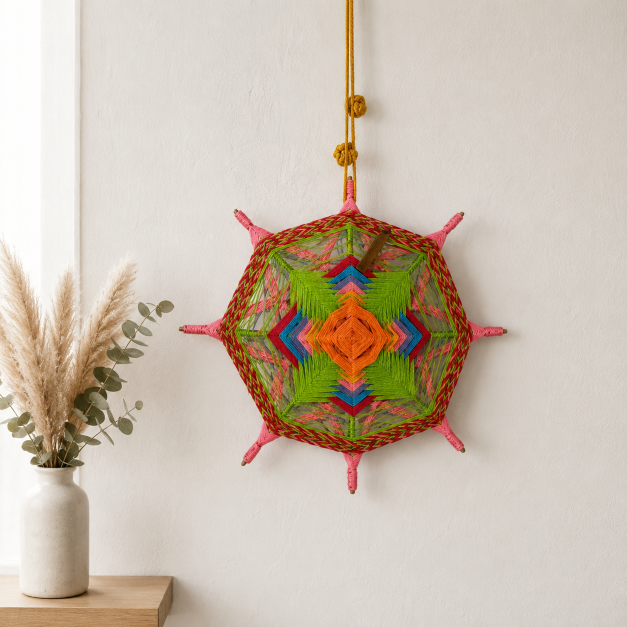
#> input picture Productos_img/atrapasuenos de pared.png, 1254 x 1254 px (shown at 1/2 size)
$ python -i generate_posts.py   (imports and definitions only)
#> lines starting #> are read from the running program, lines starting #| are printed output that depends on the picture
#> further down, picture is the input picture: PIL image 1254x1254 RGB; mean R, G, B 203.4, 190.4, 175.1
import os
from PIL import Image, ImageDraw, ImageFont, ImageFilter, ImageEnhance

# [3 lines not run here, left out]

W, H = 1080, 1350
bg_color = (248, 247, 244) # Warm Alabaster
charcoal = (42, 42, 42)
taupe = (140, 118, 97)
pebble = (95, 94, 91)
border_col = (229, 227, 222)
line_col = (220, 218, 212)

font_logo = ImageFont.truetype('/System/Library/Fonts/Supplemental/Georgia.ttf', 38)
font_slogan = ImageFont.truetype('/System/Library/Fonts/Helvetica.ttc', 13)
font_col = ImageFont.truetype('/System/Library/Fonts/Helvetica.ttc', 13)
font_title = ImageFont.truetype('/System/Library/Fonts/Supplemental/Georgia.ttf', 28)
font_sub = ImageFont.truetype('/System/Library/Fonts/Helvetica.ttc', 15)
font_badge = ImageFont.truetype('/System/Library/Fonts/Helvetica.ttc', 12)

def draw_spaced_text(draw, text, x, y, font, fill, spacing=6, anchor='center'):
    total_w = sum(draw.textlength(c, font=font) + spacing for c in text) - spacing
    cur_x = x - total_w / 2 if anchor == 'center' else x
    for c in text:
        draw.text((cur_x, y), c, font=font, fill=fill)
        cur_x += draw.textlength(c, font=font) + spacing

def enhance_image(img, warm_boost=True, sharpness=1.5, contrast=1.10, color=1.08, denoise=0.20):
#> called with warm_boost = True, sharpness = 1.5, contrast = 1.1, color = 1.08, denoise = 0.2
    img = img.convert('RGB')
    if denoise > 0:
        blurred = img.filter(ImageFilter.GaussianBlur(radius=0.5))
        img = Image.blend(img, blurred, denoise)
    if warm_boost:
        r, g, b = img.split()
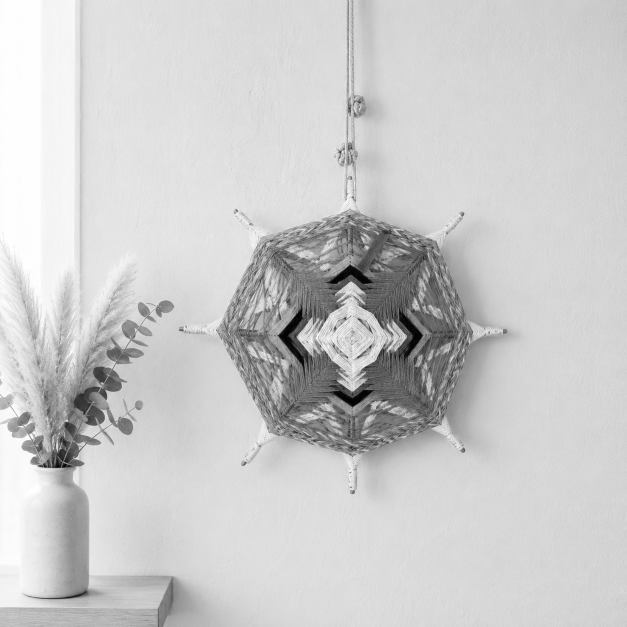
#> r: PIL image 1254x1254 L (shown at 1/2 size); min 0, max 255, mean 203.4
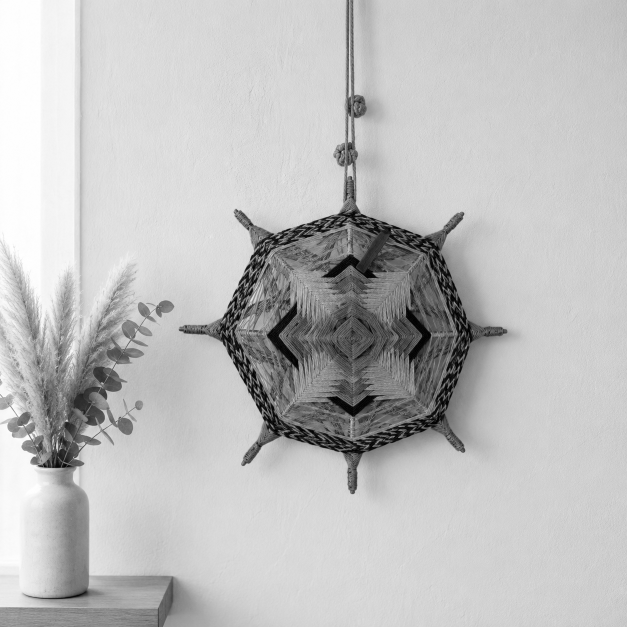
#> g: PIL image 1254x1254 L (shown at 1/2 size); min 0, max 255, mean 190.4
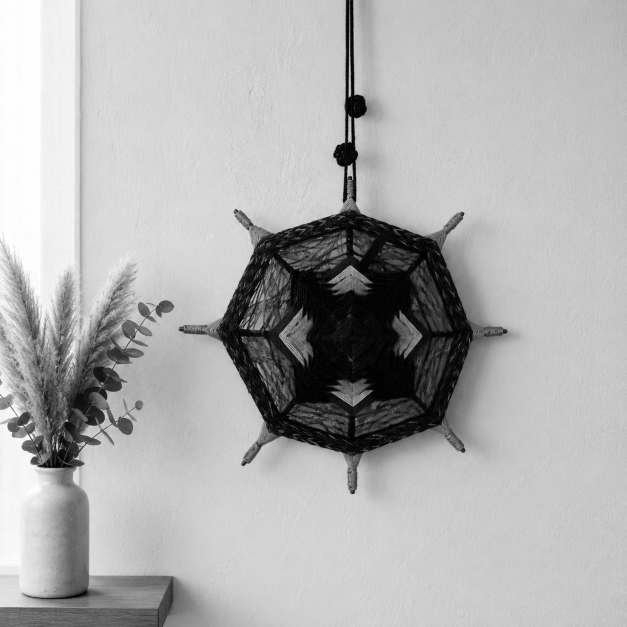
#> b: PIL image 1254x1254 L (shown at 1/2 size); min 0, max 255, mean 175.1
        r = r.point(lambda i: min(255, int(i * 1.04)))
        g = g.point(lambda i: min(255, int(i * 1.01)))
        b = b.point(lambda i: max(0, int(i * 0.96)))
        img = Image.merge('RGB', (r, g, b))
    img = ImageEnhance.Contrast(img).enhance(contrast)
    img = ImageEnhance.Color(img).enhance(color)
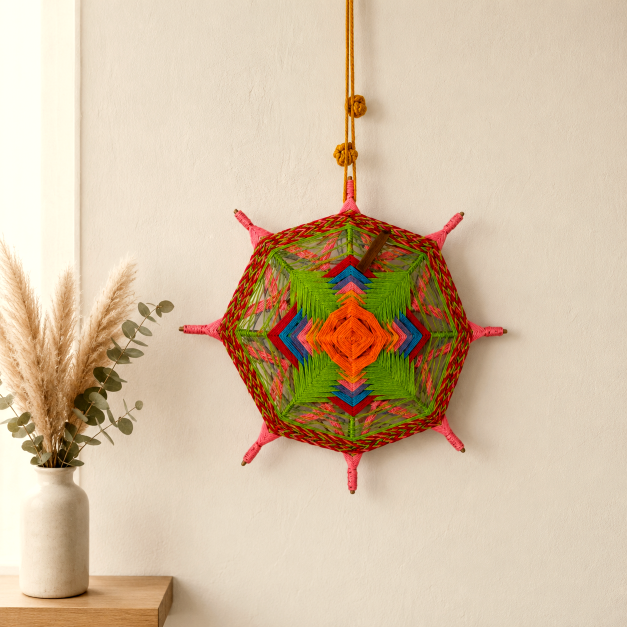
#> img: PIL image 1254x1254 RGB (shown at 1/2 size); mean R, G, B 212.4, 190.2, 162.9
    img = img.filter(ImageFilter.UnsharpMask(radius=1.8, percent=int(sharpness * 100), threshold=3))
    return img

catalog = [
    {
        'card_out': 'public/images/feed_republicar/post_01_atrapasuenos_7chakras.jpg',
        'fb_out': 'public/images/feed_fullbleed/foto_01_atrapasuenos_7chakras.jpg',
        'src': 'public/images/instagram_originales/post_5_Photo_by_Elenvey_Creaciones_on_August_23.jpg',
        'crop': None,
        'collection': 'SERIE 7 CHAKRAS & ARMONIZACIÓN',
        'title': 'Atrapasueños Sagrado 7 Chakras',
        'subtitle': 'Hilorama en aro de bambú natural y borlas con cuentas de madera',
        'badge': '100% HECHO A MANO EN COLOMBIA · PIEZA DE AUTOR',
        'warm': True, 'sharpness': 1.6, 'contrast': 1.12, 'color': 1.10
    },
    {
        'card_out': 'public/images/feed_republicar/post_02_chaleco_granny_squares.jpg',
        'fb_out': 'public/images/feed_fullbleed/foto_02_chaleco_granny_squares.jpg',
        'src': 'public/images/instagram_originales/post_8_Photo_by_Elenvey_Creaciones_on_January_1.jpg',
        'crop': (0, 0, 480, 486),
        'collection': 'COLECCIÓN INDUMENTARIA DE AUTOR',
        'title': "Chaleco Granny Squares 'Sol de Otoño'",
        'subtitle': 'Tejido artesanal en cuadros vintage · Tonos oliva, mostaza y terracota',
        'badge': '100% ALGODÓN PEINADO · EDICIÓN LIMITADA',
        'warm': True, 'sharpness': 1.4, 'contrast': 1.10, 'color': 1.08
    },
    {
        'card_out': 'public/images/feed_republicar/post_03_bandana_margaritas_playa.jpg',
        'fb_out': 'public/images/feed_fullbleed/foto_03_bandana_margaritas_playa.jpg',
        'src': 'public/images/instagram_originales/post_6_Photo_by_Elenvey_Creaciones_on_March_23_.jpg',
        'crop': None,
        'collection': 'COMPLEMENTOS & ESTILO DE VIDA',
        'title': "Bandana Floral 'Brisa de Mar'",
        'subtitle': 'Pañoleta tejida a crochet con margaritas en relieve · Fibras ligeras',
        'badge': 'ACCESORIO DE AUTOR · HECHO A MANO EN COLOMBIA',
        'warm': True, 'sharpness': 1.5, 'contrast': 1.08, 'color': 1.06
    },
    {
        'card_out': 'public/images/feed_republicar/post_04_chaleco_calado_verano.jpg',
        'fb_out': 'public/images/feed_fullbleed/foto_04_chaleco_calado_verano.jpg',
        'src': 'public/images/instagram_originales/post_4_Photo_by_Elenvey_Creaciones_on_September.jpg',
        'crop': None,
        'collection': 'INDUMENTARIA & FIBRAS NATURALES',
        'title': "Chaleco Calado 'Duna' en Hilo Crudo",
        'subtitle': 'Punto abierto con franjas sutiles en lino y terracota · Caída fluida',
        'badge': 'TEJIDO CON PACIENCIA · DISEÑO ATEMPORAL',
        'warm': True, 'sharpness': 1.5, 'contrast': 1.12, 'color': 1.08
    },
    {
        'card_out': 'public/images/feed_republicar/post_05_top_campesino_crochet.jpg',
        'fb_out': 'public/images/feed_fullbleed/foto_05_top_campesino_crochet.jpg',
        'src': 'public/images/instagram_originales/post_11_Photo_by_Elenvey_Creaciones_on_November_.jpg',
        'crop': None,
        'collection': 'COLECCIÓN VERANO BOHEMIO',
        'title': 'Top Campesino en Crochet Oliva',
        'subtitle': 'Hombros descubiertos y mangas en red artesanal calada',
        'badge': 'DISEÑO EXCLUSIVO · HECHO SOBRE MEDIDAS',
        'warm': True, 'sharpness': 1.4, 'contrast': 1.10, 'color': 1.08
    },
    {
        'card_out': 'public/images/feed_republicar/post_06_clutch_granny_squares.jpg',
        'fb_out': 'public/images/feed_fullbleed/foto_06_clutch_granny_squares.jpg',
        'src': 'public/images/instagram_originales/post_12_Photo_by_Elenvey_Creaciones_on_November_.jpg',
        'crop': None,
        'collection': 'ACCESORIOS & BOLSOS DE MANO',
        'title': "Clutch 'Flores de Cali' con Borla",
        'subtitle': 'Bolso sobre en granny squares con forro interior y cremallera',
        'badge': 'ARTESANÍA URBANA · CIERRE DE ALGODÓN',
        'warm': True, 'sharpness': 1.4, 'contrast': 1.10, 'color': 1.08
    },
    {
        'card_out': 'public/images/feed_republicar/post_07_bandana_crochet_camel.jpg',
        'fb_out': 'public/images/feed_fullbleed/foto_07_bandana_crochet_camel.jpg',
        'src': 'public/images/instagram_originales/post_7_Photo_by_Elenvey_Creaciones_on_March_07_.jpg',
        'crop': None,
        'collection': 'COMPLEMENTOS & ESTILO DE VIDA',
        'title': "Bandana 'Tierra Cálida' en Crochet",
        'subtitle': 'Tono camel tostado con margarita central en relieve',
        'badge': 'TALLER TEXTIL · SANTIAGO DE CALI',
        'warm': True, 'sharpness': 1.4, 'contrast': 1.10, 'color': 1.08
    },
    {
        'card_out': 'public/images/feed_republicar/post_08_porta_termo_macrame.jpg',
        'fb_out': 'public/images/feed_fullbleed/foto_08_porta_termo_macrame.jpg',
        'src': 'public/images/instagram_originales/post_2_Photo_by_Elenvey_Creaciones_on_September.jpg',
        'crop': None,
        'collection': 'VIDA CONSCIENTE & HOGAR',
        'title': "Porta Termo Macramé 'Salvia'",
        'subtitle': 'Malla elástica tejida a mano con correa adaptable y base reforzada',
        'badge': 'SLOW LIVING · REUTILIZABLE Y RESISTENTE',
        'warm': True, 'sharpness': 1.5, 'contrast': 1.12, 'color': 1.08
    },
    {
        'card_out': 'public/images/feed_republicar/post_09_chaleco_bebe_floral.jpg',
        'fb_out': 'public/images/feed_fullbleed/foto_09_chaleco_bebe_floral.jpg',
        'src': 'public/images/instagram_originales/post_9_Photo_by_Elenvey_Creaciones_on_December_.jpg',
        'crop': None,
        'collection': 'LÍNEA INFANTIL & RECIÉN NACIDO',
        'title': "Chaleco Mini Floral 'Primer Abrazo'",
        'subtitle': 'Hilado hipoalergénico extrasuave en tonos pastel y flores en relieve',
        'badge': 'CUIDADO Y TERNURA · 100% ARTESANAL',
        'warm': True, 'sharpness': 1.3, 'contrast': 1.08, 'color': 1.06
    },
    {
        'card_out': 'public/images/feed_republicar/post_10_salida_bano_macrame.jpg',
        'fb_out': 'public/images/feed_fullbleed/foto_10_salida_bano_macrame.jpg',
        'src': 'public/images/instagram_originales/post_10_Video_by_Elenvey_Creaciones_on_November_.jpg',
        'crop': (0, 130, 361, 580),
        'collection': 'FERIA ARTESANAL & RESORT',
        'title': 'Salida de Baño y Falda en Macramé',
        'subtitle': 'Flecos largos de algodón y caída fluida tejida en nudos calados',
        'badge': 'CREACIONES DE AUTOR · CALI, COLOMBIA',
        'warm': True, 'sharpness': 1.6, 'contrast': 1.14, 'color': 1.10, 'denoise': 0.30
    },
    {
        'card_out': 'public/images/feed_republicar/post_11_mandala_estrella_pared.jpg',
        'fb_out': 'public/images/feed_fullbleed/foto_11_mandala_estrella_pared.jpg',
        'src': 'Productos_img/atrapasuenos de pared.png',
        'crop': None,
        'collection': 'ESCULTURAS MURALES & HILORAMA',
        'title': "Mandala Ojo de Dios 'Estrella Andina'",
        'subtitle': 'Estructura octogonal en madera con rombos concéntricos sagrados',
        'badge': 'PIEZA MURAL PROTAGONISTA · DECORACIÓN CONSCIENTE',
        'warm': False, 'sharpness': 1.2, 'contrast': 1.05, 'color': 1.02
    },
    {
        'card_out': 'public/images/feed_republicar/post_12_brazalete_micro_macrame.jpg',
        'fb_out': 'public/images/feed_fullbleed/foto_12_brazalete_micro_macrame.jpg',
        'src': 'public/images/bracelet.png',
        'crop': None,
        'collection': 'JOYERÍA TEXTIL & MICRO-MACRAMÉ',
        'title': "Brazalete 'Tierra & Sándalo'",
        'subtitle': 'Micro-nudos en algodón fino y cuentas de madera noble pulida',
        'badge': 'JOYERÍA DE AUTOR · CIERRE CORREDIZO AJUSTABLE',
        'warm': False, 'sharpness': 1.2, 'contrast': 1.05, 'color': 1.02
    },
    {
        'card_out': 'public/images/feed_republicar/post_13_gran_tapiz_macrame.jpg',
        'fb_out': 'public/images/feed_fullbleed/foto_13_gran_tapiz_macrame.jpg',
        'src': 'public/images/macrame.png',
        'crop': None,
        'collection': 'ARTE MURAL & INTERIORISMO',
        'title': "Gran Tapiz Mural 'Santuario'",
        'subtitle': 'Cuerda de algodón crudo anudada sobre rama de madera noble',
        'badge': 'WARM MINIMALISM · PIEZA DE COLECCIÓN',
        'warm': False, 'sharpness': 1.2, 'contrast': 1.05, 'color': 1.02
    },
    {
        'card_out': 'public/images/feed_republicar/post_14_miniatura_crochet_barbie.jpg',
        'fb_out': 'public/images/feed_fullbleed/foto_14_miniatura_crochet_barbie.jpg',
        'src': 'public/images/instagram_originales/post_3_Photo_by_Elenvey_Creaciones_on_September.jpg',
        'crop': None,
        'collection': 'MICRO-CROCHET & EDICIÓN CURIOSIDADES',
        'title': "Miniatura Textil 'Jardín Botánico'",
        'subtitle': 'Conjunto en crochet a escala milimétrica con punto calado',
        'badge': 'PRECISIÓN MANUAL · PASIÓN POR EL TEJIDO',
        'warm': True, 'sharpness': 1.5, 'contrast': 1.10, 'color': 1.08
    },
    {
        'card_out': 'public/images/feed_republicar/post_15_colgante_ornamental_paz.jpg',
        'fb_out': 'public/images/feed_fullbleed/foto_15_colgante_ornamental_paz.jpg',
        'src': 'public/images/instagram_originales/post_13_Photo_by_Elenvey_Creaciones_on_November_.jpg',
        'crop': (0, 180, 480, 640),
        'collection': 'DETALLES DE HOGAR & TRADICIÓN',
        'title': "Colgante Ornamental 'Paz y Luz'",
        'subtitle': 'Campana tejida a crochet con ribetes dorados y borla artesanal',
        'badge': 'DETALLES CON ALMA · TALLER ELENVEY',
        'warm': True, 'sharpness': 1.6, 'contrast': 1.15, 'color': 1.10, 'denoise': 0.30
    },
    {
        'card_out': 'public/images/feed_republicar/post_16_archivo_primer_tejido.jpg',
        'fb_out': 'public/images/feed_fullbleed/foto_16_archivo_primer_tejido.jpg',
        'src': 'public/images/instagram_originales/post_1_elenvey_creaciones_s_profile_picture.jpg',
        'crop': None,
        'collection': 'MEMORIA & RAÍCES DEL TALLER',
        'title': 'El Primer Tejido: El Origen de Elenvey',
        'subtitle': 'El atrapasueños fundacional con el que comenzó nuestro viaje textil',
        'badge': 'MEMORIA DE AUTOR · DESDE EL CORAZÓN',
        'warm': True, 'sharpness': 1.4, 'contrast': 1.10, 'color': 1.08
    },
    # Studio Editorial Alternatives
    {
        'card_out': 'public/images/feed_republicar/post_01b_atrapasuenos_origen_editorial.jpg',
        'fb_out': 'public/images/feed_fullbleed/foto_01b_atrapasuenos_origen_editorial.jpg',
        'src': 'public/images/studio_editorial/editorial_atrapasuenos_origen.jpg',
        'crop': None,
        'collection': 'ESCULTURAS MURALES & EDICIÓN ESTUDIO',
        'title': "Atrapasueños Ancestral 'Sol Naciente'",
        'subtitle': 'Hilorama sagrado en tonos terracota, ocre y magenta con cuentas de madera',
        'badge': 'QUIET LUXURY ARTESANAL · PIEZA DE COLECCIÓN',
        'warm': False, 'sharpness': 1.1, 'contrast': 1.02, 'color': 1.02
    },
    {
        'card_out': 'public/images/feed_republicar/post_10b_salida_bano_resort_editorial.jpg',
        'fb_out': 'public/images/feed_fullbleed/foto_10b_salida_bano_resort_editorial.jpg',
        'src': 'public/images/studio_editorial/editorial_falda_resort_macrame.jpg',
        'crop': None,
        'collection': 'COLECCIÓN RESORT & FERIA',
        'title': "Falda de Flecos & Clutch 'Brisa Marina'",
        'subtitle': 'Macramé en algodón crudo con clutch granny square artesanal',
        'badge': 'DISEÑO DE AUTOR · HECHO A MANO EN COLOMBIA',
        'warm': False, 'sharpness': 1.1, 'contrast': 1.02, 'color': 1.02
    },
    {
        'card_out': 'public/images/feed_republicar/post_14b_miniatura_crochet_editorial.jpg',
        'fb_out': 'public/images/feed_fullbleed/foto_14b_miniatura_crochet_editorial.jpg',
        'src': 'public/images/studio_editorial/editorial_miniatura_crochet.jpg',
        'crop': None,
        'collection': 'MICRO-CROCHET & EDICIÓN ESTUDIO',
        'title': "Miniatura de Autor 'Jardín Botánico'",
        'subtitle': 'Micro-tejido en hilo fino con soporte cerámico artesanal',
        'badge': 'DEVOCIÓN POR EL DETALLE · SANTIAGO DE CALI',
        'warm': False, 'sharpness': 1.1, 'contrast': 1.02, 'color': 1.02
    },
    {
        'card_out': 'public/images/feed_republicar/post_15b_campana_ornamental_editorial.jpg',
        'fb_out': 'public/images/feed_fullbleed/foto_15b_campana_ornamental_editorial.jpg',
        'src': 'public/images/studio_editorial/editorial_campana_ornamental.jpg',
        'crop': None,
        'collection': 'DETALLES DE HOGAR & ESTUDIO',
        'title': "Campana Ornamental 'Paz y Luz'",
        'subtitle': 'Crochet fino con hebra de oro y borla sedosa hecha a mano',
        'badge': '100% ARTESANAL · ANUDADO CON EL ALMA',
        'warm': False, 'sharpness': 1.1, 'contrast': 1.02, 'color': 1.02
    }
]

# [69 lines not run here, left out]

>>> from PIL import Image
>>> picture = Image.open('Productos_img/atrapasuenos de pared.png')
>>> result = enhance_image(picture)
